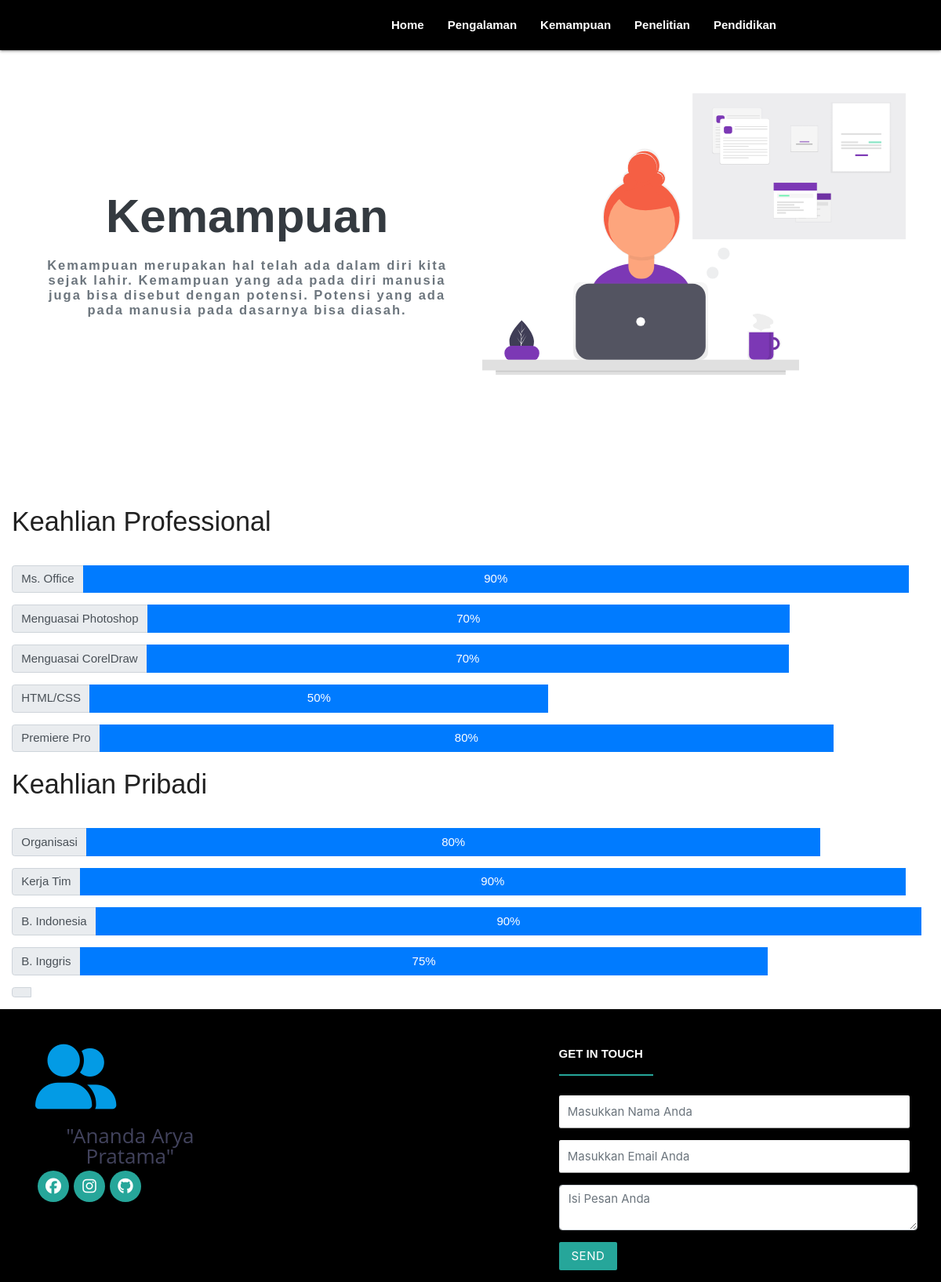
The app's page /uts/projects.php with its own data.
### tables this page shows
CREATE TABLE `kemampuan` (
  `id_biodata` int(10) NOT NULL,
  `id_kemampuan` int(10) NOT NULL,
  `nama_keahlianprof` varchar(100) NOT NULL,
  `nilai_keahlianprof` varchar(10) NOT NULL,
  `nama_keahlianpribadi` varchar(25) NOT NULL,
  `nilai_keahlianpribadi` varchar(10) NOT NULL
);

### uts/projects.php (the view, shortened to what this page needs)
<!DOCTYPE html>
<html lang="en">
<head>
    <link rel="stylesheet" href="https://maxcdn.bootstrapcdn.com/bootstrap/4.5.0/css/bootstrap.min.css" />
    <link type="text/css" rel="stylesheet" href="assets/css/materialize.min.css" media="screen,projection" />
    <link rel="stylesheet" href="assets/css/style.css">
    <link rel="stylesheet" href="assets/css/home.css">
</head>
<body>
  <div class="container-fluid">
    <section style=" height: 70vh;">
      <div class="px-3 pt-5">
        <div class="row text-dark">
          <div
            class="col-md-6 d-flex mt-5 flex-column text-center justify-content-center animate__animated animate__zoomIn animate__delay-1s">
            <h2 style="font-size: 4em;font-weight: bolder;" class="mb-0">Kemampuan</h2>
            <p class="font-weight-bolder text-muted"
              class="mb-0 mt-3 text-center animate__animated animate__zoomIn animate__delay-2s"
              style="font-size: 1.1em; letter-spacing: 2px; line-height: normal;">
              Kemampuan merupakan hal telah ada dalam diri kita sejak lahir. Kemampuan yang ada pada diri
               manusia juga bisa disebut dengan potensi. Potensi yang ada pada manusia pada dasarnya bisa diasah.
            </p>
          </div>
          <div class="col-md-6" style="margin-top: 10px;">
            <img class="img-fluid d-block img-fluid d-block  animate__animated animate__zoomIn animate__delay-1s" src="
              ./assets/images/project-page/header.svg">
          </div>
        </div>
      </div>
    </section>
    <div class="form-group">
    <h4>Keahlian Professional</h4><br>
    <?php
    include_once "koneksi.php";
    $strSQLprof = "SELECT * FROM kemampuan";
    $runstrSQLprof = mysqli_query($conn, $strSQLprof);
    $jmlRowDataprof = mysqli_num_rows($runstrSQLprof);
    if ($jmlRowDataprof < 0) {
        echo "<tr><td colspan='5'>Data Tidak Terdapat Dalam Database</td></tr>";
        }
      else {
          while($rowprof = mysqli_fetch_assoc($runstrSQLprof)) {
    ?>
    <div class="input-group mb-3">
        <div class="input-group-prepend">
          <span class="input-group-text"><?php echo $rowprof["nama_keahlianprof"] ?></span>
        </div>
        <div class="progress-bar" style="width:<?php echo $rowprof["nilai_keahlianprof"] ?>"><?php echo $rowprof["nilai_keahlianprof"] ?></div>
    </div>
    <?php
          }
        }
    ?>
  </div>
    <div class="form-group">
    <h4>Keahlian Pribadi</h4><br>
    <?php
    include_once "koneksi.php";
    $strSQLpribadi = "SELECT * FROM kemampuan";
    $runstrSQLpribadi = mysqli_query($conn, $strSQLpribadi);
    $jmlRowDatapribadi = mysqli_num_rows($runstrSQLpribadi);
    if ($jmlRowDatapribadi < 0) {
        echo "<tr><td colspan='5'>Data Tidak Terdapat Dalam Database</td></tr>";
        }
      else {
          while($rowpribadi = mysqli_fetch_assoc($runstrSQLpribadi)) {
    ?>
    <div class="input-group mb-3">
        <div class="input-group-prepend">
          <span class="input-group-text"><?php echo $rowpribadi["nama_keahlianpribadi"] ?></span>
        </div>
        <div class="progress-bar" style="width:<?php echo $rowpribadi["nilai_keahlianpribadi"] ?>"><?php echo $rowpribadi["nilai_keahlianpribadi"] ?></div>
    </div>
    <?php
          }
        }
    ?>
    </div>
  </div>
    <?php
        include_once "footer.php";
    ?>
</body>
</html>

### uts/assets/css/style.css (style rules this page uses)
body { height: 100vh; margin: 0; color: var(--text); font-family: "Poppins", sans-serif; background-color: var(--bg); }
html { scroll-behavior: smooth; }
.nav-wrapper a { font-weight: bold; }
h1, p { display: inline-block; line-height: 1; font-family: "Poppins", sans-serif; margin: 20px 0; font-weight: 300; font-size: 18px; }
.form-group { padding-left: 0px; }
:root { --link-size: 64px; --trans-props: all 0.3s ease; --link-size-footer-b: 40px; --link-size-footer-s: 30px; }

### uts/assets/css/home.css (style rules this page uses)
:root { --link-size: 64px; --trans-props: all 0.3s ease; --link-size-footer-b: 40px; --link-size-footer-s: 30px; }

### records on screen
kemampuan: nama_keahlianprof "Ms. Office", nilai_keahlianprof "90%", nama_keahlianpribadi "Organisasi", nilai_keahlianpribadi "80%"
kemampuan: nama_keahlianprof "Menguasai Photoshop", nilai_keahlianprof "70%", nama_keahlianpribadi "Kerja Tim", nilai_keahlianpribadi "90%"
kemampuan: nama_keahlianprof "Menguasai CorelDraw", nilai_keahlianprof "70%", nama_keahlianpribadi "B. Indonesia", nilai_keahlianpribadi "90%"
kemampuan: nama_keahlianprof "HTML/CSS", nilai_keahlianprof "50%", nama_keahlianpribadi "B. Inggris", nilai_keahlianpribadi "75%"
kemampuan: nama_keahlianprof "Premiere Pro", nilai_keahlianprof "80%"
